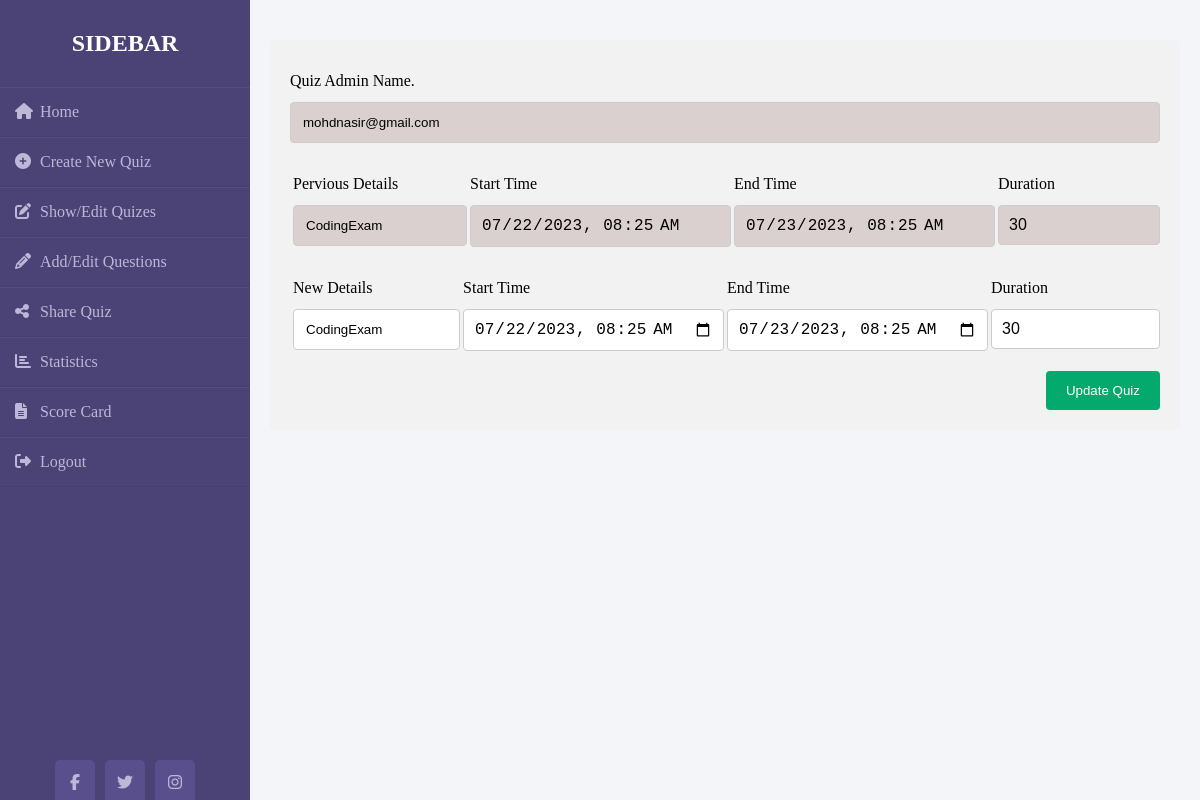
Page /Admin/Html/quizEditPage.php?id=82 (signed in) on the committed database.
### tables this page shows
CREATE TABLE `category` (
  `id` int(11) NOT NULL,
  `quizName` varchar(255) NOT NULL,
  `quizStartTime` datetime NOT NULL,
  `quizEndTime` datetime NOT NULL,
  `duration` int(11) DEFAULT NULL,
  `adminEmail` varchar(255) DEFAULT NULL
);

### Admin/Html/quizEditPage.php (the view, shortened to what this page needs)
<!DOCTYPE html>
<html lang="en">
<head>
    <link rel="stylesheet" href="../Css/addQuestions.css">
    <link rel="stylesheet" href="../Css/navBar.css">
        <?php
        $servername = "localhost";
        $username = "root";
        $password = "";
        $connection = mysqli_connect($servername, $username, $password);
        $id = $_GET['id'];
        $query1 = "SELECT * FROM `category` WHERE id = '$id'";
        $result1 = mysqli_query($connection, $query1);
        $row1 = mysqli_fetch_array($result1);
        ?>
</head>
<body>
    <div class="wrapper">
        <div class="sidebar">
            <h2>Sidebar</h2>
            <ul>
                <li><a href="home.php"><i class="fas fa-home"></i>Home</a></li>
                <li><a href="createQz.php"><i class="fas fa-plus-circle"></i>Create New Quiz</a></li>
                <li><a href="qzUpdate.php"><i class="fas fa-edit"></i>Show/Edit Quizes</a></li>
                <li><a href="updateQz.php"><i class="fas fas fa-pencil-alt"></i>Add/Edit Questions</a></li>
                <li><a href="shareQz.php"><i class="fas fas fa-share-alt"></i>Share Quiz</a></li>
                <li><a href="statistics.php"><i class="fas fas fa-chart-bar"></i>Statistics</a></li>
                <li><a href="scoreCard.php"><i class="fas fa-file-alt"></i>Score Card</a></li>
                <li><a href="logout.php"><i class="fas fa-sign-out-alt"></i>Logout</a></li>
            </ul>
            <div class="social_media">
                <a href="#"><i class="fab fa-facebook-f"></i></a>
                <a href="#"><i class="fab fa-twitter"></i></a>
                <a href="#"><i class="fab fa-instagram"></i></a>
            </div>
        </div>
        <div class="main_content">
            <div class="container">
                <form action="quizEditQuery.php" method="post" id="quizForm">
                    <div class="row">
                        <label>Quiz Admin Name.</label>
                        <input type="text"  class="quiz readOnly" name="adminName" value="<?php echo $row1['adminEmail']?>"
                            placeholder="Enter the question" required autocomplete="off" readonly>
                    </div>
                    <div class="rowFlex">
                        <div class="row">
                            <label for="quizTitle">Pervious Details</label>
                            <input type="text" id="quizTitle" name="pquizeTitle" class="readOnly" value="<?php echo $row1['quizName']?>"
                                placeholder="Enter quiz title" required autocomplete="off" readonly>
                        </div>
                        <div class="row">
                            <label for="startTime">Start Time</label>
                            <input type="datetime-local" class="readOnly" id="startTime1" value="<?php echo $row1['quizStartTime']?>" readonly name="pstartTime" autocomplete="off" readonly>
                        </div>
                        <div class="row">
                            <label for="endTime">End Time</label>
                            <input type="datetime-local" class="readOnly" id="endTime1" value="<?php echo $row1['quizEndTime']?>" readOnly name="pendTime" autocomplete="off" required>
                        </div>
                        <div class="row">
                            <label for="duration">Duration</label>
                            <input type="number" class="readOnly" min="1" id="duration" value="<?php echo $row1['duration']?>" name="pduration"
                                placeholder="Enter duration" required autocomplete="off" readOnly>
                        </div>
                    </div>
                    <div class="rowFlex">
                        <div class="row">
                            <label for="quizTitle">New Details</label>
                            <input type="text" id="quizTitle" value="<?php echo $row1['quizName']?>" name="quizeTitle"
                                placeholder="Enter quiz title" required autocomplete="off" >
                        </div>
                        <div class="row">
                            <label for="startTime">Start Time</label>
                            <input type="datetime-local"  id="startTime" value="<?php echo $row1['quizStartTime']?>" name="startTime" >
                        </div>
                        <div class="row">
                            <label for="endTime">End Time</label>
                            <input type="datetime-local" id="endTime" value="<?php echo $row1['quizEndTime']?>" name="endTime" autocomplete="off"  require>
                        </div>
                        <div class="row">
                            <label for="duration">Duration</label>
                            <input type="number"  min="1" id="duration" value="<?php echo $row1['duration']?>" name="duration"
                                placeholder="Enter duration" required autocomplete="off" >
                        </div>
                    </div>
                    <div class="row">
                        <input type="submit" value="Update Quiz">
                    </div>
                </form>
            </div>
        </div>
    </div>
</body>
</html>

### Admin/Css/addQuestions.css (style rules this page uses)
.main_content { width: 100%; min-height: 100vh !important; }
.container { padding: 20px; margin-top: 20px; border-radius: 5px; background-color: #f2f2f2; }
input[type="text"], input[type="number"], select, textarea { width: 100%; border: none; padding: 12px; border: 1px solid #ccc; border-radius: 4px; box-sizing: border-box; resize: vertical; }
label { display: inline-block; padding: 12px 12px 12px 0; }
input[type="submit"] { float: right; padding: 12px 20px; background-color: #04AA6D; color: white; border: none; border-radius: 4px; cursor: pointer; }
.row:after { content: ""; display: table; clear: both; }
.rowFlex { display: flex; justify-content: space-between; }
.rowFlex .row { margin-left: 3px; }
.rowFlex .row input[type="datetime-local"], .rowFlex .row input[type="number"] { width: 100%; padding: 10px; font-size: 16px; border: 1px solid #ccc; border-radius: 4px; box-sizing: border-box; }

### Admin/Css/navBar.css (style rules this page uses)
* { margin: 0; padding: 0; box-sizing: border-box; list-style: none; text-decoration: none; }
body { background-color: #f3f5f9; }
.wrapper { display: flex; position: relative; }
.sidebar { z-index: 1; width: 250px; height: 100%; background: #4b4276; padding: 30px 0px; position: fixed; transition: transform 0.3s ease-in-out; }
.sidebar h2 { color: #fff; text-transform: uppercase; text-align: center; margin-bottom: 30px; }
.sidebar ul li { padding: 15px; border-bottom: 1px solid #bdb8d7; border-bottom: 1px solid rgba(0, 0, 0, 0.05); border-top: 1px solid rgba(255, 255, 255, 0.05); }
.sidebar ul li a { color: #bdb8d7; display: block; }
.sidebar ul li a .fas { width: 25px; }
.sidebar .social_media { position: absolute; bottom: 0; left: 50%; transform: translateX(-50%); display: flex; }
.sidebar .social_media a { display: block; width: 40px; background: #594f8d; height: 40px; line-height: 45px; text-align: center; margin: 0 5px; color: #bdb8d7; border-top-left-radius: 5px; border-top-right-radius: 5px; }
.main_content { margin-left: 250px; min-height: 100vh; padding: 20px; transition: margin-left 0.3s ease-in-out; }

### Admin/Html/quizEditPage.php (style rules this page uses)
* { box-sizing:border-box; }
.rowFlex { margin-top : 20px; margin-bottom:20px; }
.readOnly { background-color:rgb(218, 208, 208); }

### rows in the picture
category: adminName "mohdnasir@gmail.com", pquizeTitle "CodingExam", pstartTime "07/22/2023 08:25", pendTime "07/23/2023 08:25", pduration "30", quizeTitle "CodingExam", startTime "07/22/2023 08:25", endTime "07/23/2023 08:25", duration "30"
